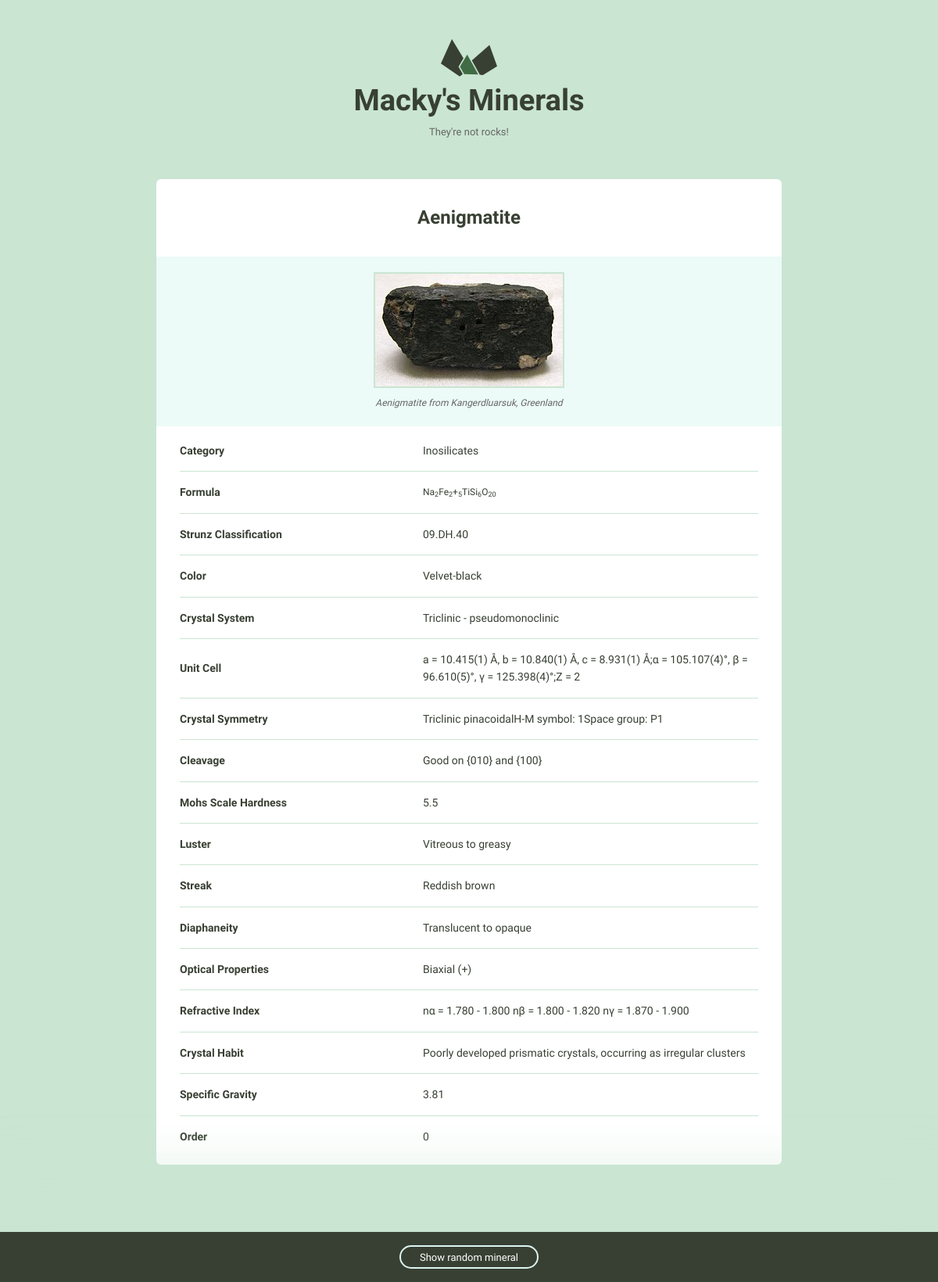
Page /2/ on the committed database.
### minerals/models.py (models this page shows)
class Mineral(models.Model):
    name = models.CharField(max_length=255)
    image_filename = models.CharField(max_length=535)
    image_caption = models.CharField(max_length=535)
    category = models.CharField(max_length=255)
    formula = models.CharField(max_length=255)
    strunz_classification = models.CharField(max_length=255, default='')
    color = models.CharField(max_length=255, default='')
    crystal_system = models.CharField(max_length=255, default='')
    unit_cell = models.CharField(max_length=535, default='')
    crystal_symmetry = models.CharField(max_length=255, default='')
    cleavage = models.CharField(max_length=255, default='')
    mohs_scale_hardness = models.CharField(max_length=255, default='')
    luster = models.CharField(max_length=255, default='')
    streak = models.CharField(max_length=255, default='')
    diaphaneity = models.CharField(max_length=255, default='')
    optical_properties = models.CharField(max_length=255, default='')
    group = models.CharField(max_length=255, default='')
    refractive_index = models.CharField(max_length=535, default='')
    crystal_habit = models.CharField(max_length=535, default='')
    specific_gravity = models.CharField(max_length=535, default='')
    order = models.IntegerField(default=0)
    class Meta:
        ordering = ['-order', 'name',]

### minerals/views.py (the view)
# urls.py: path('<int:pk>/', views.mineral_detail, name='detail'),
def mineral_detail(request, pk):
    mineral = get_object_or_404(Mineral, pk=pk)
    min_fields = get_mineral_fields(mineral)
    random_mineral = get_random_mineral_id()
    return render(request, 'minerals/mineral_detail.html', {
        'mineral': mineral,
        'fields': min_fields,
        'random_mineral': random_mineral
    })

### minerals/templatetags/attr.py (called while the page is built)
@register.filter
def titlize(string):
    return string.replace('_', ' ')

### minerals/views.py (called while the page is built)
def get_mineral_fields(mineral):
    fields = {}
    options = Mineral._meta
    min_fields = []
    ignore = ['id','name','image_caption','image_filename','category','formula']
    for field in sorted(options.concrete_fields + options.many_to_many):
        fields[field.name] = field
    for f in fields:
        val = getattr(mineral, f)
        if val != '' and f not in ignore:
            min_fields.append({
                'name': f,
                'value': val
            })
    return min_fields

def get_random_mineral_id():
    minerals = Mineral.objects.all()
    return randint(0, minerals.count())

### minerals/templates/minerals/mineral_detail.html (shortened to what this page needs)
{% extends "layout.html" %}
{% load static %}
{% load attr %}
{% block content %}
<div class="grid-100 mineral__container">
  <h1 class="mineral__name">{{ mineral.name }}</h1>
  <div class="mineral__image-bg">
    <img class="mineral__image" src="{% static 'images' %}/{{ mineral.name }}.jpg">
    <p class="mineral__caption">{{ mineral.image_caption }}</p>
  </div>
  <div class="mineral__table-container">
    <table class="mineral__table">
      <tr>
        <td class="mineral__category">Category</td>
        <td>{{ mineral.category }}</td>
      </tr>
      <tr>
        <td class="mineral__category">Formula</td>
        <td class="mineral__formula">{{ mineral.formula|safe }}</td>
      </tr>
      {% for field in fields %}
          <tr>
            <td class="mineral__category">{{ field.name|titlize|title }}</td>
            <td>{{ field.value }}</td>
          </tr>
      {% endfor %}
    </table>
  </div>
</div>
{% endblock %}
{% block random_mineral %}
<div class="minerals__random">
  <a class="minerals__anchor" href="{% url 'minerals:detail' pk=random_mineral %}">Show random mineral</a>
</div>
{% endblock %}

### assets/css/global.css (style rules this page uses)
html { font-family: sans-serif; -ms-text-size-adjust: 100%; -webkit-text-size-adjust: 100%; }
body { margin: 0; }
a { background-color: transparent; }
h1 { font-size: 2em; margin: 0.67em 0; }
sub { font-size: 75%; line-height: 0; position: relative; vertical-align: baseline; bottom: -0.25em; }
img { border: 0; }
table { border-collapse: collapse; border-spacing: 0; }
td, th { padding: 0; }
html { font-size: 62.5%; }
body { background-color: #CAE5D2; font-size: 1.5em; line-height: 1.6; font-weight: 400; font-family: "Cousine"; color: #666; }
.grid, .grid-5, .grid-10, .grid-15, .grid-20, .grid-25, .grid-30, .grid-33, .grid-35, .grid-40, .grid-45, .grid-50, .grid-55, .grid-60, .grid-65, .grid-66, .grid-70, .grid-75, .grid-80, .grid-90, .grid-95, .grid-100 { float: left; box-sizing: border-box; position: relative; }
.grid-100 { width: 100%; padding: 0 15px; }
h1, h2, h3, h4, h5, h6 { margin-top: 0; margin-bottom: 2rem; font-weight: bold; font-family: "Work Sans", sans-serif; color: #384033; }
h1 { font-size: 3.8rem; }
@media (min-width: 550px) { h1 { font-size: 3.8rem; } }
p { margin-top: 0; font-size: 1.6rem; }
a { color: #689b98; text-decoration: none; -webkit-transition: color 0.2s; -moz-transition: color 0.2s; -ms-transition: color 0.2s; -o-transition: color 0.2s; transition: color 0.2s; }
th, td { padding: 15px; text-align: left; border-bottom: 1px solid #e1e1e1; }
th:first-child, td:first-child { padding-left: 0; }
th:last-child, td:last-child { padding-right: 0; }
table, p, ul { margin-bottom: 2.5rem; }
.minerals__anchor { border: solid 2px #DCF5F2; border-radius: 100px; color: #384033; display: block; font-size: 13px; text-align: center; padding: 8px 0 7px 0; width: 100%; transition: background-color 200ms ease-in-out, font-weight 200ms ease-in-out, color 200ms ease-in-out; }
.minerals__random { background-color: #384033; box-shadow: 0 0 100px 50px #CAE5D2; color: #fff; padding: 20px 0 20px 0; position: fixed; bottom: 0; text-align: center; width: 100%; }
.minerals__random .minerals__anchor { display: inline; color: #fff; padding: 6px 24px 5px 24px; }
.mineral__container { background-color: #fff; border-radius: 6px; list-style: none; padding: 0; text-align: center; }
.mineral__name { display: block; width: 100%; margin: 0; font-size: 24px; padding: 30px 0 30px 0; }
.mineral__image { display: block; margin: 0 auto; border: solid 2px #CAE5D2; }
.mineral__image-bg { background-color: #ecfaf8; padding: 20px 0; }
.mineral__caption { font-size: 12px; font-style: italic; padding: 10px 0 0 0; margin: 0; }
.mineral__table { font-size: 14px; color: #384033; }
.mineral__table td { border-color: #CAE5D2; }
.mineral__table tr:last-of-type td { border-bottom: none; padding-bottom: 0; }
.mineral__table-container { padding: 5px 30px 0; }
.mineral__category { font-weight: bold; width: 40%; }
.mineral__formula { font-size: 12px; }

### rows in the picture
Mineral: name "Aenigmatite", name (picture), image_caption "Aenigmatite from Kangerdluarsuk, Greenland", category "Inosilicates", formula "Na 2 Fe 2 + 5 TiSi 6 O 20", value "09.DH.40" "Velvet-black" "Triclinic - pseudomonoclinic" "a = 10.415(1) Å, b = 10.840(1) Å, c = 8.931(1) Å;α = 105.107(4)°, β = 96.610(5)°, γ = 125.398(4)°;Z = 2" "Triclinic pinacoidalH-M symbol: 1Space group: P1" "Good on {010} and {100}" "5.5" "Vitreous to greasy" "Reddish brown" "Translucent to opaque" "Biaxial (+)" "nα = 1.780 - 1.800 nβ = 1.800 - 1.820 nγ = 1.870 - 1.900" "Poorly developed prismatic crystals, occurring as irregular clusters" "3.81"

### other values in the picture
{{ field.name|titlize|title }} "Strunz Classification" "Color" "Crystal System" "Unit Cell" "Crystal Symmetry" "Cleavage" "Mohs Scale Hardness" "Luster" "Streak" "Diaphaneity" "Optical Properties" "Refractive Index" "Crystal Habit" "Specific Gravity" "Order"
{{ field.value }} "0"
